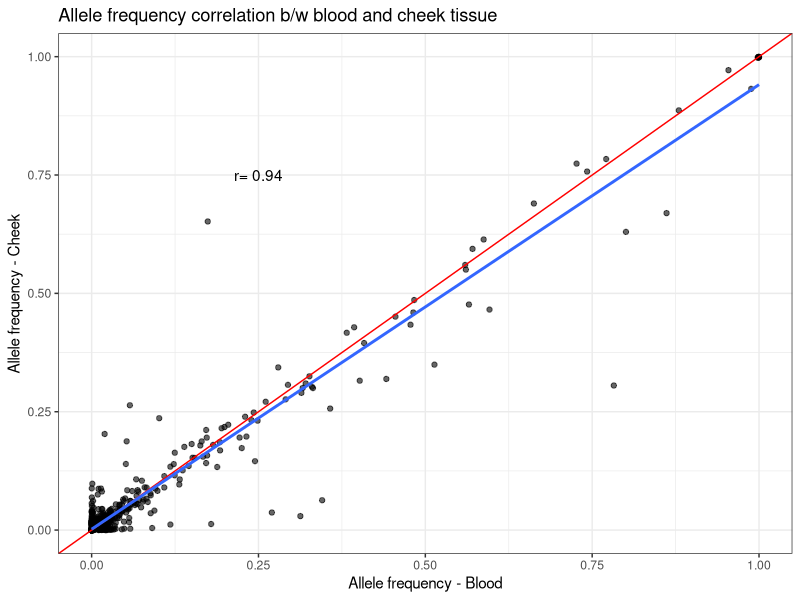
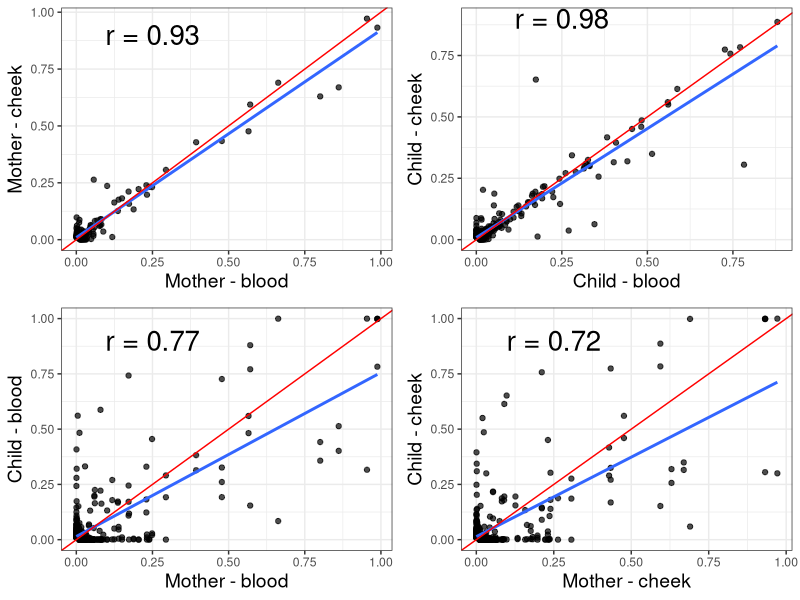

R code for these plots, in order:
## ---- chunk 1

library(data.table)
library(ggplot2)
library(reshape2)
library(gridExtra)
library(dplyr)
library(here)

## ---- chunk 2

#read heterplasmy counts
hq.counts<-fread(
  here("Data_files/hq_counts_adj_frequency_09272018.txt"),
  header=T)

#create individual heteroplasmy ids
hq.counts$individual_het_id<-paste(hq.counts$individual_id,hq.counts$position,sep="_")

#assign a mother's heteroplasmy id to each individual
hq.counts$mother_het_id<-paste(hq.counts$mother_id,hq.counts$position,sep="_")

#keep only heteroplasmies
hq<-hq.counts[,c('FID','mother_id','mot_cat','mother_het_id','individual_id','individual_het_id','tissue_id','position','level','tissue','major','minor','adj.f','age_collection','age_birth','mot_cat')]

## ---- chunk 3

#plot tissues against each other
#reshape to get frequencies for blood and cheek for each individual
dhq.2t<-dcast(hq,
              FID + mother_id + mot_cat + mother_het_id + individual_id + level + individual_het_id + age_collection + position ~ tissue,
              value.var="adj.f",
              fun.aggregate = mean,
              na.rm=T)

dhq.2t$diff.f<-abs(dhq.2t$bl-dhq.2t$ch)
dhq.2t$avg.f<-apply(dhq.2t[,c('bl','ch')],1,mean)

#calculate correlation between bl and ch frequencies
#filter only individuals who are heteroplasmic in at least one tissue
dhq.2t.poly<-dhq.2t%>%
  filter((bl>=0.01 & bl<=0.99)|(ch>=0.01 & ch<=0.99))

#get correlation and round off for plotting
cor1<-round(with(dhq.2t.poly,cor(bl,ch,method="pearson")),2)

plt.2t<-ggplot(dhq.2t,aes(bl,ch))+
  geom_point(alpha=0.6)+
  theme_bw()+
  geom_abline(intercept=0,
              slope=1,
              color="red")+
  stat_smooth(method="lm",
              se=F)+
  annotate(geom="text",
           x=0.25,
           y=0.75,
           label=paste("r=",cor1))+
  labs(x="Allele frequency - Blood",
       y="Allele frequency - Cheek",
       title="Allele frequency correlation b/w blood and cheek tissue")
  
plt.2t

## ---- chunk 4
#calculate the correlation between a mother's tissues and child's tissues separately
#to do this, we must first separate mothers and children 
#get mothers and put them in separate dataframe
dhq.mothers<-dhq.2t[which(dhq.2t$mot_cat!=""),]

#get children and put them in separate dataframe
dhq.children<-dhq.2t[which(dhq.2t$mot_cat==""),]

#merge so that each record is a mother joined with her two children
dhq.mc<-merge(dhq.mothers,
              dhq.children[,c('mother_id',
                              "mother_het_id",
                              "individual_id",
                              "level",
                              "bl",
                              "ch",
                              "diff.f",
                              "avg.f")],
              by.x=c("individual_het_id"),
              by.y=c("mother_het_id"),
              all.y=T,
              suffixes=c(".m",".c"))

#correlation between heteroplasmy frequency b/w child's tissues
dhq.c.poly<-dhq.mc%>%
  distinct(FID,individual_id.c,position,.keep_all = T)%>%
  filter((bl.c>=0.01 & bl.c<=0.99) | (ch.c>=0.01 & ch.c<=0.99))
cor2<-round(with(dhq.c.poly,cor(bl.c,ch.c,method="pearson")),2)

#correlation between heteroplasmy frequency b/w mother's tissues
dhq.m.poly<-dhq.mc%>%
  distinct(FID,individual_id.m,position,.keep_all=T)%>%
  filter((bl.m>=0.01 & bl.m<=0.99) | (ch.m>=0.01 & ch.m<=0.99))
cor3<-round(with(dhq.m.poly,cor(bl.m,ch.m,method="pearson")),2)

mother.plt<-
  ggplot(data=dhq.m.poly,aes(bl.m,ch.m))+
  geom_point(alpha=0.7)+
  theme_bw()+
  stat_smooth(method="lm",se=F)+
  geom_abline(intercept=0,slope=1,color="red")+
  labs(x="Mother - blood",y="Mother - cheek")+
  annotate("text",
           x=0.25,
           y=0.90,
           label=paste("r = ",cor2,sep=""),
           size=7)+
  theme(axis.title=element_text(size=14))

child.plt<-
  ggplot(dhq.c.poly,aes(x=bl.c,y=ch.c))+
  geom_point(alpha=0.7)+
  theme_bw()+
  stat_smooth(method="lm",se=F)+
  geom_abline(intercept=0,slope=1,color="red")+
  labs(x="Child - blood",y="Child - cheek")+
  annotate("text",
           x=0.25,
           y=0.90,
           label=paste("r = ",cor3,sep=""),
           size=7)+
  theme(axis.title=element_text(size=14))

## ---- chunk 5
#plot mother against child

#correlation between mother and child blood
dhq.mc.bl.poly<-dhq.mc%>%
  filter((bl.m>=0.01 & bl.m<=0.99)|(bl.c>=0.01 & bl.m<=0.99))
cor4<-round(with(dhq.mc.bl.poly,cor(bl.m,bl.c,method="pearson")),2)

blood.plt<-
  ggplot(data=dhq.mc.bl.poly,aes(bl.m,bl.c))+
  geom_point(alpha=0.7)+
  theme_bw()+
  stat_smooth(method="lm",se=F)+
  geom_abline(intercept=0,slope=1,color="red")+
  labs(x="Mother - blood",y="Child - blood")+
  annotate("text",
           x=0.25,
           y=0.90,
           label=paste("r = ",cor4,sep=""),
           size=7)+
  theme(axis.title=element_text(size=14))

#correlation between mother and child cheek
dhq.mc.ch.poly<-dhq.mc%>%
  filter((ch.m>=0.01 & ch.m<=0.99)|(ch.c>=0.01 & ch.m<=0.99))

cor5<-round(with(dhq.mc.ch.poly,cor(ch.m,ch.c,method="pearson")),2)

cheek.plt<-
  ggplot(data=dhq.mc.ch.poly,aes(ch.m,ch.c))+
  geom_point(alpha=0.7)+
  theme_bw()+
  stat_smooth(method="lm",se=F)+
  geom_abline(intercept=0,slope=1,color="red")+
  labs(x="Mother - cheek",y="Child - cheek")+
  annotate("text",
           x=0.25,
           y=0.90,
           label=paste("r = ",cor5,sep=""),
           size=7)+
  theme(axis.title=element_text(size=14))
## ---- chunk 6

#combine plot
quartet.plt<-grid.arrange(mother.plt,
                          child.plt,
                          blood.plt,
                          cheek.plt)

quartet.plt
# ggsave("files/Analysis/PNAS_styled_analyses/af_correlation_plots/quartet_plots_09142018.pdf",quartet.plt,height=10,width=10)
